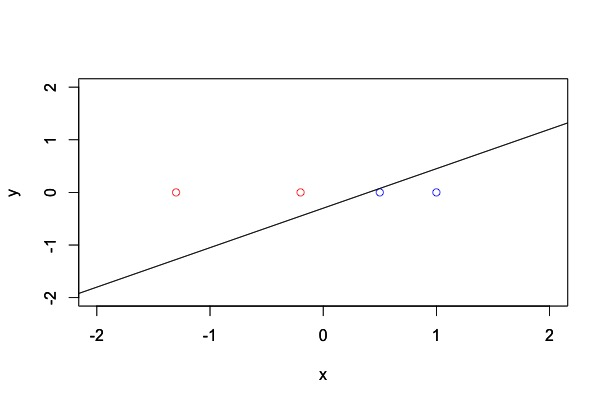

This figure's R source:
### 初期値を設定
test_data <- matrix(c(1, 1, 1, 1, -1.3, -0.2, 0.5, 1), 4, 2) # 学習データを行列で用意
label <- c(-1, -1, 1, 1) # 学習データのラベル
w <- c(0.2, 0.3) # 初期重み
rho <- 0.5 # 学習係数

### 学習データをプロット
plot(cbind(test_data[1:2, 2], rep(0, 2)), col="red",
     xlim=c(-2, 2), ylim=c(-2,2), xlab="x", ylab="y")
par(new=T)
plot(cbind(test_data[3:4, 2], rep(0, 2)), col="blue",
     xlim=c(-2, 2), ylim=c(-2,2), xlab="x", ylab="y")

### 重みベクトルを更新する関数
update <- function(x, l, w) {
  if (sign(x %*% w) == sign(l)) {
    return (w)
  }
  return (w+rho*x*l)
}

### 全データで重みベクトルが更新されなくなるまで繰り返す
count <- 0 
while (count < nrow(test_data)) {
  for (i in 1:nrow(test_data)) {
    temp <- update(test_data[i,], label[i], w)
    if (all(temp == w)) {
      count <- count+1
    } else {
      cat("クラスを誤認識しました\n")
      cat("重みベクトルを更新します\n")
      w <- temp
      print(w)
      count <- 0
    }
  }
}

### 最終的な識別関数を図示
curve(w[2]*x+w[1], -5, 5, add=T)
